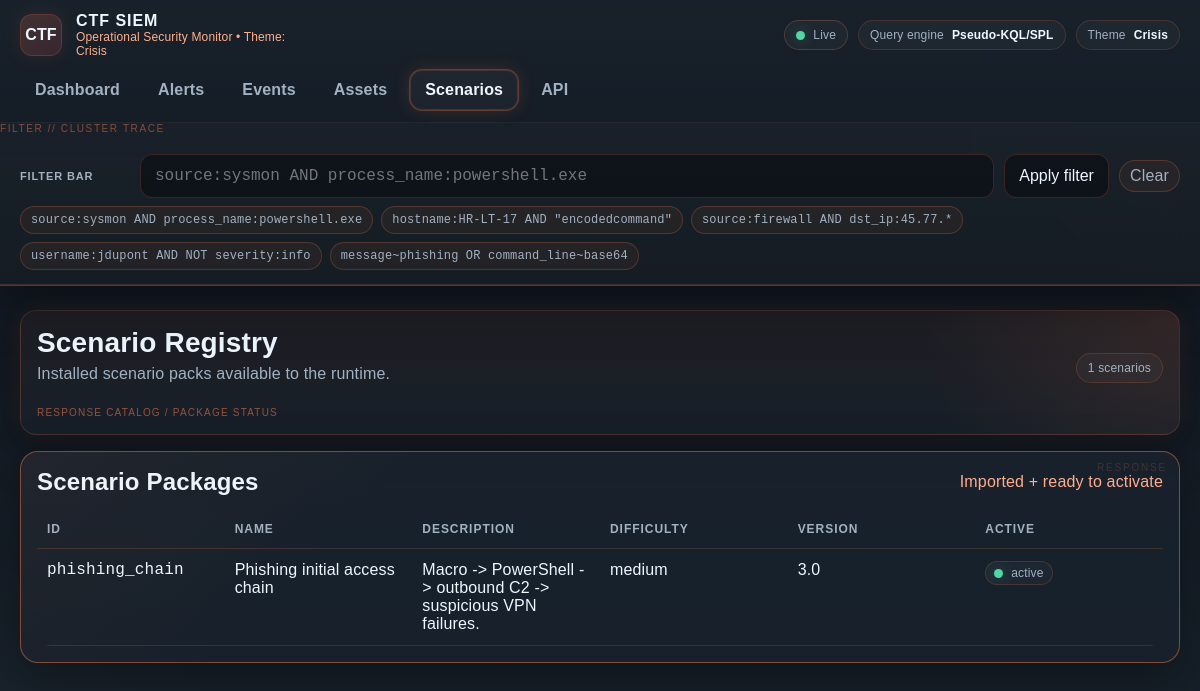
The app's page /scenarios with its own data.
### app/models/entities.py (models this page shows)
class Scenario(Base):
    __tablename__ = "scenarios"
    id: Mapped[str] = mapped_column(String(120), primary_key=True)
    name: Mapped[str] = mapped_column(String(255))
    description: Mapped[str] = mapped_column(Text, default="")
    difficulty: Mapped[str] = mapped_column(String(50), default="medium")
    version: Mapped[str] = mapped_column(String(50), default="1.0")
    is_active: Mapped[bool] = mapped_column(Boolean, default=False)
    imported_at: Mapped[datetime] = mapped_column(DateTime, default=datetime.utcnow)

### app/main.py (the view)
@app.get("/scenarios", response_class=HTMLResponse)
def scenarios_page(q: str = "", db: Session = Depends(get_db)):
    stmt = select(Scenario).order_by(Scenario.id)
    if q:
        like = f"%{q}%"
        stmt = stmt.where(
            or_(
                Scenario.id.ilike(like),
                Scenario.name.ilike(like),
                Scenario.description.ilike(like),
                Scenario.difficulty.ilike(like),
                Scenario.version.ilike(like),
            )
        )
    scenarios = db.execute(stmt).scalars().all()
    return render("scenarios.html", scenarios=scenarios, q=q, global_q=q, current_path="/scenarios", query_meta=parse_query_string(q))

### app/templates/scenarios.html
{% extends "base.html" %}
{% block content %}
<div class="hero hero-scenarios">
  <div>
    <h1>Scenario Registry</h1>
    <p>Installed scenario packs available to the runtime.</p>
  </div>
  <div class="pill">{{ scenarios|length }} scenarios</div>
</div>
<section class="panel panel-scenarios">
  <div class="panel-header"><h2>Scenario Packages</h2><span class="muted">Imported + ready to activate</span></div>
  <div class="table-shell">
    <table>
      <thead><tr><th>ID</th><th>Name</th><th>Description</th><th>Difficulty</th><th>Version</th><th>Active</th></tr></thead>
      <tbody>
      {% for s in scenarios %}
        <tr>
          <td class="mono">{{ s.id }}</td>
          <td>{{ s.name }}</td>
          <td>{{ s.description }}</td>
          <td>{{ s.difficulty }}</td>
          <td>{{ s.version }}</td>
          <td>{% if s.is_active %}<span class="pill"><span class="dot"></span> active</span>{% else %}<span class="muted">inactive</span>{% endif %}</td>
        </tr>
      {% endfor %}
      </tbody>
    </table>
  </div>
</section>
{% endblock %}

### app/templates/base.html (style rules this page uses)
:root { --bg:#09111c; --bg-2:#0d1726; --panel:rgba(13,22,38,.82); --panel-2:rgba(18,30,48,.92); --border:rgba(100,140,190,.22); --text:#dfe9f7; --muted:#8ea3c0; --accent:#4ce2ff; --accent-2:#a855f7; --success:#52d6a3; --warn:#f9b74b; --danger:#ff5b7a; --shadow:0 16px 48px rgba(0,0,0,.34); --glow:0 0 0 rgba(0,0,0,0); --surface-pattern:none; --critical:#ff4d6d; --high:#ff9e4d; --medium:#f3c969; --low:#52b3ff; --info:#3f8cff; --font-main:"Segoe UI Variable Display", "Aptos", "Trebuchet MS", sans-serif; --font-mono:ui-monospace, SFMono-Regular, Menlo, Monaco, Consolas, Liberation Mono, monospace; --hero-tone:rgba(76,226,255,.08); --table-stripe:rgba(255,255,255,.015); --panel-edge:rgba(255,255,255,.08); }
body.theme-crisis { --bg:#10151d; --bg-2:#17212b; --panel:rgba(20,30,41,.86); --panel-2:rgba(24,37,51,.95); --border:rgba(241,111,64,.20); --text:#eef6ff; --muted:#a2b2c2; --accent:#ff7d4d; --accent-2:#d1495b; --glow:0 0 20px rgba(255,125,77,.10); --hero-tone:rgba(255,125,77,.11); --table-stripe:rgba(255,125,77,.03); --panel-edge:rgba(255,125,77,.26); --font-main:"Trebuchet MS", "Segoe UI Variable Display", sans-serif; }
* { box-sizing:border-box; }
html, body { min-height:100%; }
body { margin:0; color:var(--text); font-family:var(--font-main); background: radial-gradient(circle at top right, rgba(255,255,255,.03), transparent 20%), radial-gradient(circle at bottom left, rgba(255,255,255,.02), transparent 18%), var(--surface-pattern), linear-gradient(180deg, var(--bg), var(--bg-2)); letter-spacing:.01em; }
.pill { display:inline-flex; align-items:center; gap:8px; padding:7px 11px; border-radius:999px; border:1px solid var(--border); background:rgba(255,255,255,.03); color:var(--muted); font-size:12px; }
.dot { width:9px; height:9px; border-radius:999px; background:var(--success); box-shadow:0 0 14px rgba(82,214,163,.35); }
.hero { display:grid; grid-template-columns:1fr auto; gap:16px; align-items:end; margin-bottom:16px; padding:16px; border:1px solid var(--panel-edge); border-radius:16px; background:linear-gradient(180deg, var(--hero-tone), transparent 70%); }
.hero h1 { margin:0; font-size:28px; }
.hero p { margin:6px 0 0; color:var(--muted); }
.card, .panel { background:linear-gradient(180deg, rgba(255,255,255,.02), rgba(255,255,255,.01)), var(--panel); border:1px solid var(--border); border-radius:18px; padding:16px; box-shadow:var(--shadow); overflow:hidden; position:relative; }
.card::before, .panel::before { content:""; position:absolute; inset:0; background:linear-gradient(135deg, color-mix(in srgb, var(--accent) 7%, transparent), transparent 30%); pointer-events:none; opacity:.6; }
.panel-header { display:flex; align-items:center; justify-content:space-between; gap:12px; margin-bottom:14px; }
.panel h2, .card h3 { margin:0; }
table { width:100%; border-collapse:collapse; table-layout:fixed; }
th, td { padding:12px 10px; border-bottom:1px solid var(--border); text-align:left; vertical-align:top; overflow-wrap:anywhere; }
th { color:var(--muted); font-size:12px; text-transform:uppercase; letter-spacing:.08em; }
.table-shell { overflow:auto; max-height:560px; border-radius:14px; }
.mono { font-family:var(--font-mono); }
.muted { color:var(--muted); }
body.theme-crisis .hero { background:radial-gradient(circle at top right, rgba(255,125,77,.10), transparent 22%), linear-gradient(180deg, rgba(255,125,77,.05), rgba(255,255,255,.015)); border:1px solid rgba(255,125,77,.18); box-shadow:var(--shadow), 0 0 24px rgba(255,125,77,.08); }
body.theme-crisis .hero::after { content:"MULTI-SITE RESPONSE // CLUSTER STATUS"; display:block; margin-top:8px; color:rgba(255,125,77,.58); font-size:11px; letter-spacing:.14em; text-transform:uppercase; }
body.theme-crisis .panel::after, body.theme-crisis .card::after { content:"RESPONSE"; position:absolute; top:10px; right:12px; font-size:10px; letter-spacing:.18em; color:rgba(255,125,77,.18); }
body.theme-crisis .panel-header .muted { color:#ffad8b; }
body.page-scenarios .panel { border-color:color-mix(in srgb, var(--accent) 35%, var(--border)); }
body.page-scenarios td:nth-child(6) .pill { padding:4px 8px; min-height:unset; }
body.page-scenarios .table-shell { max-height:68vh; }
body.theme-crisis.page-scenarios .hero::after { content:"Response catalog / package status"; display:block; color:rgba(255,125,77,.55); text-transform:uppercase; letter-spacing:.12em; font-size:10px; }

### records on screen
Scenario: id "phishing_chain", name "Phishing initial access chain", description "Macro -> PowerShell -> outbound C2 -> suspicious VPN failures.", difficulty "medium", version "3.0", is_active True (drawn)

### other values on screen
{{ app_title }} "CTF SIEM"
{{ theme }} "Crisis"
{{ ex }} "source:sysmon AND process_name:powershell.exe" "hostname:HR-LT-17 AND \"encodedcommand\"" "source:firewall AND dst_ip:45.77.*" "username:jdupont AND NOT severity:info" "message~phishing OR command_line~base64"
{{ scenarios|length }} "1"
